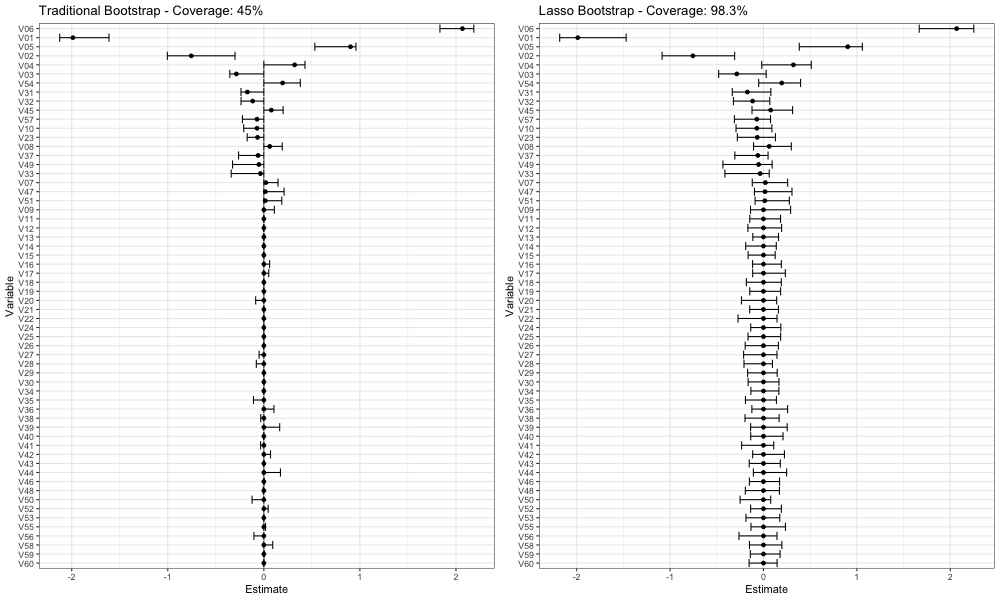

Generate this figure with R:
# rm(list=ls())
res_dir <- switch(Sys.info()['user'],
                     'pbreheny' = '~/res/lasso-boot',
                      'loganharris' = '../lasso-boot')

quietlyLoadPackage <- function(package) {
  suppressPackageStartupMessages(library(package, character.only = TRUE))
}

packages <- c("dplyr", "ggplot2", "ncvreg", "gridExtra")

.libPaths(paste0(res_dir, "/local"))
lapply(packages, quietlyLoadPackage)

## Load Data
load(paste0(res_dir, "/rds/method_comparison_traditional.rds"))

## Coverage
c1 <- mean(trad_res$lower <= dat$beta & dat$beta <= trad_res$upper) ## Traditional
ci <- ci.boot.ncvreg.r(lasso_boot) ## Lasso Boot
c2 <- mean(ci$lower <= dat$beta & dat$beta <= ci$upper)

## Traditional Bootstrap
trad_res <- trad_res %>%
  dplyr::arrange(desc(abs(estimate)))

trad_res$variable <- factor(trad_res$variable, levels = rev(trad_res$variable))

p1 <- trad_res %>%
  ggplot() +
  geom_errorbar(aes(xmin = lower, xmax = upper, y = variable)) +
  geom_point(aes(x = estimate, y = variable)) +
  theme_bw() +
  labs(y = "Variable", x = "Estimate", title = paste0("Traditional Bootstrap - Coverage: ", round(c1 * 100, 1), "%"))

## Lasso Boot
p2 <- plot(lasso_boot, n = 60) +
  ggtitle(paste0("Lasso Bootstrap - Coverage: ", round(c2 * 100, 1), "%"))

suppressMessages({
  pdf("./fig/method_comparison_traditional.pdf", width = 10, height = 6)
  grid.arrange(p1, p2, ncol = 2)
  dev.off()
  png("./fig/method_comparison_traditional.png", width = 1000, height = 600)
  grid.arrange(p1, p2, ncol = 2)
  dev.off()
})
